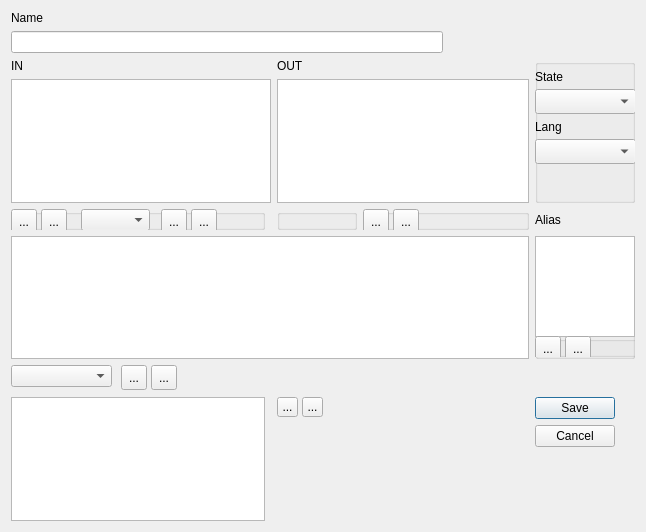
<?xml version="1.0" encoding="UTF-8"?>
<ui version="4.0">
 <class>CDlgFunction</class>
 <widget class="QDialog" name="CDlgFunction">
  <property name="geometry">
   <rect>
    <x>0</x>
    <y>0</y>
    <width>646</width>
    <height>532</height>
   </rect>
  </property>
  <property name="windowTitle">
   <string>Dialog</string>
  </property>
  <property name="modal">
   <bool>true</bool>
  </property>
  <layout class="QGridLayout" name="gridLayout">
   <item row="6" column="0" colspan="5">
    <widget class="QPlainTextEdit" name="eComment"/>
   </item>
   <item row="2" column="0">
    <widget class="QLabel" name="label_2">
     <property name="text">
      <string>IN</string>
     </property>
    </widget>
   </item>
   <item row="0" column="0">
    <widget class="QLabel" name="label">
     <property name="maximumSize">
      <size>
       <width>64</width>
       <height>16777215</height>
      </size>
     </property>
     <property name="text">
      <string>Name</string>
     </property>
    </widget>
   </item>
   <item row="2" column="5" rowspan="2">
    <widget class="QGroupBox" name="groupBox">
     <property name="minimumSize">
      <size>
       <width>100</width>
       <height>0</height>
      </size>
     </property>
     <property name="title">
      <string/>
     </property>
     <property name="flat">
      <bool>true</bool>
     </property>
     <widget class="QComboBox" name="cbState">
      <property name="geometry">
       <rect>
        <x>0</x>
        <y>30</y>
        <width>101</width>
        <height>25</height>
       </rect>
      </property>
     </widget>
     <widget class="QLabel" name="label_4">
      <property name="geometry">
       <rect>
        <x>0</x>
        <y>10</y>
        <width>52</width>
        <height>15</height>
       </rect>
      </property>
      <property name="text">
       <string>State</string>
      </property>
     </widget>
     <widget class="QComboBox" name="cbLang">
      <property name="geometry">
       <rect>
        <x>0</x>
        <y>80</y>
        <width>101</width>
        <height>25</height>
       </rect>
      </property>
     </widget>
     <widget class="QLabel" name="label_5">
      <property name="geometry">
       <rect>
        <x>0</x>
        <y>60</y>
        <width>52</width>
        <height>15</height>
       </rect>
      </property>
      <property name="text">
       <string>Lang</string>
      </property>
     </widget>
     <zorder>label_4</zorder>
     <zorder>cbState</zorder>
     <zorder>cbLang</zorder>
     <zorder>label_5</zorder>
    </widget>
   </item>
   <item row="4" column="5">
    <widget class="QLabel" name="label_6">
     <property name="text">
      <string>Alias</string>
     </property>
    </widget>
   </item>
   <item row="4" column="3" colspan="2">
    <widget class="QGroupBox" name="groupBox_3">
     <property name="minimumSize">
      <size>
       <width>64</width>
       <height>21</height>
      </size>
     </property>
     <property name="title">
      <string/>
     </property>
     <property name="flat">
      <bool>true</bool>
     </property>
     <widget class="QToolButton" name="btnAdd_OUT">
      <property name="geometry">
       <rect>
        <x>0</x>
        <y>0</y>
        <width>26</width>
        <height>25</height>
       </rect>
      </property>
      <property name="toolTip">
       <string>Add New OUT param</string>
      </property>
      <property name="text">
       <string>...</string>
      </property>
      <property name="icon">
       <iconset resource="easydoc.qrc">
        <normaloff>:/images/plus.png</normaloff>:/images/plus.png</iconset>
      </property>
     </widget>
     <widget class="QToolButton" name="btnDelete_OUT">
      <property name="geometry">
       <rect>
        <x>30</x>
        <y>0</y>
        <width>26</width>
        <height>25</height>
       </rect>
      </property>
      <property name="toolTip">
       <string>Delete OUT param</string>
      </property>
      <property name="text">
       <string>...</string>
      </property>
      <property name="icon">
       <iconset resource="easydoc.qrc">
        <normaloff>:/images/minus.png</normaloff>:/images/minus.png</iconset>
      </property>
     </widget>
    </widget>
   </item>
   <item row="2" column="2">
    <widget class="QLabel" name="label_3">
     <property name="text">
      <string>OUT</string>
     </property>
    </widget>
   </item>
   <item row="9" column="0">
    <widget class="QFrame" name="frame">
     <property name="minimumSize">
      <size>
       <width>64</width>
       <height>26</height>
      </size>
     </property>
     <property name="maximumSize">
      <size>
       <width>16777215</width>
       <height>28</height>
      </size>
     </property>
     <property name="frameShape">
      <enum>QFrame::NoFrame</enum>
     </property>
     <property name="frameShadow">
      <enum>QFrame::Plain</enum>
     </property>
     <widget class="QComboBox" name="cbTestCase">
      <property name="geometry">
       <rect>
        <x>0</x>
        <y>0</y>
        <width>101</width>
        <height>22</height>
       </rect>
      </property>
     </widget>
     <widget class="QToolButton" name="btnAdd_TestCase">
      <property name="geometry">
       <rect>
        <x>110</x>
        <y>0</y>
        <width>26</width>
        <height>25</height>
       </rect>
      </property>
      <property name="toolTip">
       <string>Add New Test Case</string>
      </property>
      <property name="text">
       <string>...</string>
      </property>
      <property name="icon">
       <iconset resource="easydoc.qrc">
        <normaloff>:/images/plus.png</normaloff>:/images/plus.png</iconset>
      </property>
     </widget>
     <widget class="QToolButton" name="btnDelete_TestCase">
      <property name="geometry">
       <rect>
        <x>140</x>
        <y>0</y>
        <width>26</width>
        <height>25</height>
       </rect>
      </property>
      <property name="toolTip">
       <string>Delete Test Case</string>
      </property>
      <property name="text">
       <string>...</string>
      </property>
      <property name="icon">
       <iconset resource="easydoc.qrc">
        <normaloff>:/images/minus.png</normaloff>:/images/minus.png</iconset>
      </property>
     </widget>
     <zorder>cbTestCase</zorder>
     <zorder>cbTestCase</zorder>
     <zorder>btnAdd_TestCase</zorder>
     <zorder>btnDelete_TestCase</zorder>
    </widget>
   </item>
   <item row="3" column="0" colspan="2">
    <widget class="QTreeWidget" name="treeIn">
     <property name="toolTip">
      <string/>
     </property>
     <property name="verticalScrollBarPolicy">
      <enum>Qt::ScrollBarAsNeeded</enum>
     </property>
     <property name="horizontalScrollBarPolicy">
      <enum>Qt::ScrollBarAlwaysOff</enum>
     </property>
     <property name="editTriggers">
      <set>QAbstractItemView::NoEditTriggers</set>
     </property>
     <property name="tabKeyNavigation">
      <bool>true</bool>
     </property>
     <property name="alternatingRowColors">
      <bool>false</bool>
     </property>
     <property name="uniformRowHeights">
      <bool>true</bool>
     </property>
     <property name="sortingEnabled">
      <bool>false</bool>
     </property>
     <property name="headerHidden">
      <bool>true</bool>
     </property>
     <attribute name="headerVisible">
      <bool>false</bool>
     </attribute>
     <attribute name="headerDefaultSectionSize">
      <number>150</number>
     </attribute>
     <column>
      <property name="text">
       <string notr="true">1</string>
      </property>
     </column>
    </widget>
   </item>
   <item row="4" column="2">
    <widget class="QGroupBox" name="groupBox_6">
     <property name="minimumSize">
      <size>
       <width>64</width>
       <height>21</height>
      </size>
     </property>
     <property name="title">
      <string/>
     </property>
     <property name="flat">
      <bool>true</bool>
     </property>
    </widget>
   </item>
   <item row="3" column="2" colspan="3">
    <widget class="QTreeWidget" name="treeOut">
     <property name="toolTip">
      <string/>
     </property>
     <property name="verticalScrollBarPolicy">
      <enum>Qt::ScrollBarAsNeeded</enum>
     </property>
     <property name="horizontalScrollBarPolicy">
      <enum>Qt::ScrollBarAlwaysOff</enum>
     </property>
     <property name="editTriggers">
      <set>QAbstractItemView::NoEditTriggers</set>
     </property>
     <property name="tabKeyNavigation">
      <bool>true</bool>
     </property>
     <property name="alternatingRowColors">
      <bool>false</bool>
     </property>
     <property name="uniformRowHeights">
      <bool>true</bool>
     </property>
     <property name="sortingEnabled">
      <bool>false</bool>
     </property>
     <property name="headerHidden">
      <bool>true</bool>
     </property>
     <attribute name="headerVisible">
      <bool>false</bool>
     </attribute>
     <attribute name="headerDefaultSectionSize">
      <number>150</number>
     </attribute>
     <column>
      <property name="text">
       <string notr="true">1</string>
      </property>
     </column>
    </widget>
   </item>
   <item row="4" column="0">
    <widget class="QGroupBox" name="groupBox_2">
     <property name="minimumSize">
      <size>
       <width>64</width>
       <height>21</height>
      </size>
     </property>
     <property name="title">
      <string/>
     </property>
     <property name="flat">
      <bool>true</bool>
     </property>
     <widget class="QToolButton" name="btnAdd_IN">
      <property name="geometry">
       <rect>
        <x>0</x>
        <y>0</y>
        <width>26</width>
        <height>25</height>
       </rect>
      </property>
      <property name="toolTip">
       <string>Add New IN param</string>
      </property>
      <property name="text">
       <string>...</string>
      </property>
      <property name="icon">
       <iconset resource="easydoc.qrc">
        <normaloff>:/images/plus.png</normaloff>:/images/plus.png</iconset>
      </property>
     </widget>
     <widget class="QToolButton" name="btnDelete_IN">
      <property name="geometry">
       <rect>
        <x>30</x>
        <y>0</y>
        <width>26</width>
        <height>25</height>
       </rect>
      </property>
      <property name="toolTip">
       <string>Delete IN param</string>
      </property>
      <property name="text">
       <string>...</string>
      </property>
      <property name="icon">
       <iconset resource="easydoc.qrc">
        <normaloff>:/images/minus.png</normaloff>:/images/minus.png</iconset>
      </property>
     </widget>
     <widget class="QComboBox" name="cbInSet">
      <property name="geometry">
       <rect>
        <x>70</x>
        <y>0</y>
        <width>69</width>
        <height>22</height>
       </rect>
      </property>
     </widget>
     <widget class="QToolButton" name="btnDelete_IN_SET">
      <property name="geometry">
       <rect>
        <x>180</x>
        <y>0</y>
        <width>26</width>
        <height>25</height>
       </rect>
      </property>
      <property name="toolTip">
       <string>Delete IIN param set</string>
      </property>
      <property name="text">
       <string>...</string>
      </property>
      <property name="icon">
       <iconset resource="easydoc.qrc">
        <normaloff>:/images/minus.png</normaloff>:/images/minus.png</iconset>
      </property>
     </widget>
     <widget class="QToolButton" name="btnAdd_IN_SET">
      <property name="geometry">
       <rect>
        <x>150</x>
        <y>0</y>
        <width>26</width>
        <height>25</height>
       </rect>
      </property>
      <property name="toolTip">
       <string>Add New IN param set</string>
      </property>
      <property name="text">
       <string>...</string>
      </property>
      <property name="icon">
       <iconset resource="easydoc.qrc">
        <normaloff>:/images/plus.png</normaloff>:/images/plus.png</iconset>
      </property>
     </widget>
     <zorder>btnAdd_IN</zorder>
     <zorder>btnDelete_IN</zorder>
     <zorder>cbInSet</zorder>
     <zorder>btnAdd_IN_SET</zorder>
     <zorder>btnDelete_IN_SET</zorder>
     <zorder>btnAdd_IN_SET</zorder>
    </widget>
   </item>
   <item row="10" column="2">
    <widget class="QFrame" name="frame_2">
     <property name="minimumSize">
      <size>
       <width>64</width>
       <height>0</height>
      </size>
     </property>
     <property name="frameShape">
      <enum>QFrame::NoFrame</enum>
     </property>
     <property name="frameShadow">
      <enum>QFrame::Plain</enum>
     </property>
     <widget class="QToolButton" name="btnAdd_Step">
      <property name="geometry">
       <rect>
        <x>0</x>
        <y>0</y>
        <width>21</width>
        <height>20</height>
       </rect>
      </property>
      <property name="toolTip">
       <string>Add New Step</string>
      </property>
      <property name="text">
       <string>...</string>
      </property>
      <property name="icon">
       <iconset resource="easydoc.qrc">
        <normaloff>:/images/plus.png</normaloff>:/images/plus.png</iconset>
      </property>
     </widget>
     <widget class="QToolButton" name="btnDelete_Step">
      <property name="geometry">
       <rect>
        <x>25</x>
        <y>0</y>
        <width>21</width>
        <height>20</height>
       </rect>
      </property>
      <property name="toolTip">
       <string>Delete Step</string>
      </property>
      <property name="text">
       <string>...</string>
      </property>
      <property name="icon">
       <iconset resource="easydoc.qrc">
        <normaloff>:/images/minus.png</normaloff>:/images/minus.png</iconset>
      </property>
     </widget>
    </widget>
   </item>
   <item row="6" column="5">
    <widget class="QGroupBox" name="groupBox_4">
     <property name="title">
      <string/>
     </property>
     <widget class="QListWidget" name="listAlias">
      <property name="geometry">
       <rect>
        <x>0</x>
        <y>0</y>
        <width>100</width>
        <height>101</height>
       </rect>
      </property>
     </widget>
     <widget class="QGroupBox" name="groupBox_5">
      <property name="geometry">
       <rect>
        <x>0</x>
        <y>100</y>
        <width>115</width>
        <height>21</height>
       </rect>
      </property>
      <property name="minimumSize">
       <size>
        <width>64</width>
        <height>21</height>
       </size>
      </property>
      <property name="title">
       <string/>
      </property>
      <property name="flat">
       <bool>true</bool>
      </property>
      <widget class="QToolButton" name="btnAdd_Alias">
       <property name="geometry">
        <rect>
         <x>0</x>
         <y>0</y>
         <width>26</width>
         <height>25</height>
        </rect>
       </property>
       <property name="toolTip">
        <string>Add New alias</string>
       </property>
       <property name="text">
        <string>...</string>
       </property>
       <property name="icon">
        <iconset resource="easydoc.qrc">
         <normaloff>:/images/plus.png</normaloff>:/images/plus.png</iconset>
       </property>
      </widget>
      <widget class="QToolButton" name="btnDelete_Alias">
       <property name="geometry">
        <rect>
         <x>30</x>
         <y>0</y>
         <width>26</width>
         <height>25</height>
        </rect>
       </property>
       <property name="toolTip">
        <string>Delete alias</string>
       </property>
       <property name="text">
        <string>...</string>
       </property>
       <property name="icon">
        <iconset resource="easydoc.qrc">
         <normaloff>:/images/minus.png</normaloff>:/images/minus.png</iconset>
       </property>
      </widget>
     </widget>
    </widget>
   </item>
   <item row="10" column="5">
    <widget class="QDialogButtonBox" name="buttonBox">
     <property name="orientation">
      <enum>Qt::Vertical</enum>
     </property>
     <property name="standardButtons">
      <set>QDialogButtonBox::Cancel|QDialogButtonBox::Save</set>
     </property>
    </widget>
   </item>
   <item row="1" column="0" colspan="4">
    <widget class="QLineEdit" name="eName"/>
   </item>
   <item row="10" column="0" rowspan="2">
    <widget class="QTreeWidget" name="treeTestCase">
     <attribute name="headerVisible">
      <bool>false</bool>
     </attribute>
     <column>
      <property name="text">
       <string notr="true">1</string>
      </property>
     </column>
    </widget>
   </item>
  </layout>
 </widget>
 <tabstops>
  <tabstop>cbState</tabstop>
  <tabstop>cbLang</tabstop>
  <tabstop>treeIn</tabstop>
  <tabstop>treeOut</tabstop>
  <tabstop>eComment</tabstop>
 </tabstops>
 <resources>
  <include location="easydoc.qrc"/>
 </resources>
 <connections>
  <connection>
   <sender>buttonBox</sender>
   <signal>accepted()</signal>
   <receiver>CDlgFunction</receiver>
   <slot>accept()</slot>
   <hints>
    <hint type="sourcelabel">
     <x>248</x>
     <y>254</y>
    </hint>
    <hint type="destinationlabel">
     <x>157</x>
     <y>274</y>
    </hint>
   </hints>
  </connection>
  <connection>
   <sender>buttonBox</sender>
   <signal>rejected()</signal>
   <receiver>CDlgFunction</receiver>
   <slot>reject()</slot>
   <hints>
    <hint type="sourcelabel">
     <x>316</x>
     <y>260</y>
    </hint>
    <hint type="destinationlabel">
     <x>286</x>
     <y>274</y>
    </hint>
   </hints>
  </connection>
 </connections>
</ui>
